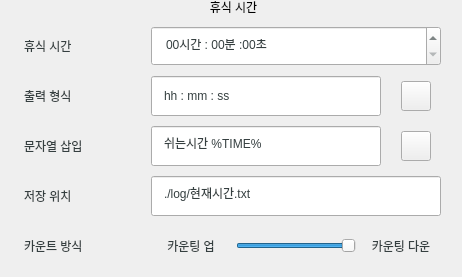
              <widget class="QGroupBox" name="groupBox_4">
               <property name="styleSheet">
                <string notr="true">

QGroupBox  {
    border:0px;
    border-radius: 15px;
	font: 75 15px&quot;Gong Gothic&quot;;
}

QGroupBox::title  {
    font: 20px;
    subcontrol-position: top center;
    padding: 5px 8000px 5px 8000px;
}</string>
               </property>
               <property name="title">
                <string>휴식 시간</string>
               </property>
               <layout class="QGridLayout" name="gridLayout_11">
                <property name="topMargin">
                 <number>11</number>
                </property>
                <item row="0" column="0">
                 <layout class="QGridLayout" name="gridLayout_12">
                  <property name="sizeConstraint">
                   <enum>QLayout::SetMaximumSize</enum>
                  </property>
                  <property name="leftMargin">
                   <number>0</number>
                  </property>
                  <property name="topMargin">
                   <number>15</number>
                  </property>
                  <property name="rightMargin">
                   <number>10</number>
                  </property>
                  <property name="spacing">
                   <number>10</number>
                  </property>
                  <item row="1" column="0">
                   <widget class="QLabel" name="st_user_name_4">
                    <property name="minimumSize">
                     <size>
                      <width>130</width>
                      <height>40</height>
                     </size>
                    </property>
                    <property name="maximumSize">
                     <size>
                      <width>130</width>
                      <height>40</height>
                     </size>
                    </property>
                    <property name="autoFillBackground">
                     <bool>false</bool>
                    </property>
                    <property name="styleSheet">
                     <string notr="true">padding: 10px;;
font: 20px &quot;Gong Gothic&quot;;
color :   #353F40;</string>
                    </property>
                    <property name="text">
                     <string>출력 형식</string>
                    </property>
                    <property name="margin">
                     <number>0</number>
                    </property>
                   </widget>
                  </item>
                  <item row="1" column="1">
                   <widget class="QLineEdit" name="break_output_format">
                    <property name="sizePolicy">
                     <sizepolicy hsizetype="Fixed" vsizetype="Fixed">
                      <horstretch>0</horstretch>
                      <verstretch>0</verstretch>
                     </sizepolicy>
                    </property>
                    <property name="minimumSize">
                     <size>
                      <width>200</width>
                      <height>40</height>
                     </size>
                    </property>
                    <property name="maximumSize">
                     <size>
                      <width>230</width>
                      <height>40</height>
                     </size>
                    </property>
                    <property name="styleSheet">
                     <string notr="true">padding: 10px;
font: 75 15px&quot;Gong Gothic&quot;;
color :   #353F40;</string>
                    </property>
                    <property name="text">
                     <string>hh : mm : ss</string>
                    </property>
                    <property name="alignment">
                     <set>Qt::AlignLeading|Qt::AlignLeft|Qt::AlignVCenter</set>
                    </property>
                   </widget>
                  </item>
                  <item row="2" column="2">
                   <layout class="QHBoxLayout" name="horizontalLayout_8">
                    <property name="spacing">
                     <number>0</number>
                    </property>
                    <property name="leftMargin">
                     <number>10</number>
                    </property>
                    <property name="rightMargin">
                     <number>10</number>
                    </property>
                    <property name="bottomMargin">
                     <number>0</number>
                    </property>
                    <item>
                     <widget class="QPushButton" name="break_output_string_reset">
                      <property name="sizePolicy">
                       <sizepolicy hsizetype="Minimum" vsizetype="Minimum">
                        <horstretch>0</horstretch>
                        <verstretch>0</verstretch>
                       </sizepolicy>
                      </property>
                      <property name="minimumSize">
                       <size>
                        <width>30</width>
                        <height>30</height>
                       </size>
                      </property>
                      <property name="maximumSize">
                       <size>
                        <width>30</width>
                        <height>30</height>
                       </size>
                      </property>
                      <property name="styleSheet">
                       <string notr="true">border-image: url(:/icon/refresh.png);</string>
                      </property>
                      <property name="text">
                       <string/>
                      </property>
                     </widget>
                    </item>
                   </layout>
                  </item>
                  <item row="1" column="2">
                   <layout class="QHBoxLayout" name="horizontalLayout_7">
                    <property name="spacing">
                     <number>0</number>
                    </property>
                    <property name="leftMargin">
                     <number>10</number>
                    </property>
                    <property name="rightMargin">
                     <number>10</number>
                    </property>
                    <item>
                     <widget class="QPushButton" name="break_output_format_reset">
                      <property name="minimumSize">
                       <size>
                        <width>30</width>
                        <height>30</height>
                       </size>
                      </property>
                      <property name="maximumSize">
                       <size>
                        <width>30</width>
                        <height>30</height>
                       </size>
                      </property>
                      <property name="styleSheet">
                       <string notr="true">border-image: url(:/icon/refresh.png);</string>
                      </property>
                      <property name="text">
                       <string/>
                      </property>
                     </widget>
                    </item>
                   </layout>
                  </item>
                  <item row="3" column="1" colspan="2">
                   <widget class="QLineEdit" name="break_output_path">
                    <property name="minimumSize">
                     <size>
                      <width>0</width>
                      <height>40</height>
                     </size>
                    </property>
                    <property name="maximumSize">
                     <size>
                      <width>16777215</width>
                      <height>40</height>
                     </size>
                    </property>
                    <property name="styleSheet">
                     <string notr="true">padding: 10px;
font: 75 15px&quot;Gong Gothic&quot;;
color :   #353F40;</string>
                    </property>
                    <property name="text">
                     <string>./log/현재시간.txt</string>
                    </property>
                    <property name="alignment">
                     <set>Qt::AlignLeading|Qt::AlignLeft|Qt::AlignVCenter</set>
                    </property>
                    <property name="readOnly">
                     <bool>true</bool>
                    </property>
                   </widget>
                  </item>
                  <item row="2" column="0">
                   <widget class="QLabel" name="st_user_address_4">
                    <property name="minimumSize">
                     <size>
                      <width>130</width>
                      <height>40</height>
                     </size>
                    </property>
                    <property name="maximumSize">
                     <size>
                      <width>130</width>
                      <height>40</height>
                     </size>
                    </property>
                    <property name="styleSheet">
                     <string notr="true">padding: 10px;;
font: 20px &quot;Gong Gothic&quot;;
color :   #353F40;</string>
                    </property>
                    <property name="text">
                     <string>문자열 삽입</string>
                    </property>
                   </widget>
                  </item>
                  <item row="2" column="1">
                   <widget class="QLineEdit" name="break_output_string">
                    <property name="sizePolicy">
                     <sizepolicy hsizetype="Fixed" vsizetype="Fixed">
                      <horstretch>0</horstretch>
                      <verstretch>0</verstretch>
                     </sizepolicy>
                    </property>
                    <property name="minimumSize">
                     <size>
                      <width>230</width>
                      <height>40</height>
                     </size>
                    </property>
                    <property name="maximumSize">
                     <size>
                      <width>230</width>
                      <height>40</height>
                     </size>
                    </property>
                    <property name="styleSheet">
                     <string notr="true">padding: 10px;
font: 75 15px&quot;Gong Gothic&quot;;
color :   #353F40;</string>
                    </property>
                    <property name="text">
                     <string>쉬는시간 %TIME%</string>
                    </property>
                    <property name="alignment">
                     <set>Qt::AlignLeading|Qt::AlignLeft|Qt::AlignVCenter</set>
                    </property>
                   </widget>
                  </item>
                  <item row="3" column="0">
                   <widget class="QLabel" name="st_user_week_4">
                    <property name="minimumSize">
                     <size>
                      <width>130</width>
                      <height>40</height>
                     </size>
                    </property>
                    <property name="maximumSize">
                     <size>
                      <width>130</width>
                      <height>40</height>
                     </size>
                    </property>
                    <property name="styleSheet">
                     <string notr="true">padding: 10px;;
font: 20px &quot;Gong Gothic&quot;;
color :   #353F40;</string>
                    </property>
                    <property name="text">
                     <string>저장 위치</string>
                    </property>
                   </widget>
                  </item>
                  <item row="0" column="0">
                   <widget class="QLabel" name="label_10">
                    <property name="minimumSize">
                     <size>
                      <width>130</width>
                      <height>40</height>
                     </size>
                    </property>
                    <property name="maximumSize">
                     <size>
                      <width>130</width>
                      <height>40</height>
                     </size>
                    </property>
                    <property name="styleSheet">
                     <string notr="true">padding: 10px;;
font: 20px &quot;Gong Gothic&quot;;
color :   #353F40;</string>
                    </property>
                    <property name="text">
                     <string>휴식 시간</string>
                    </property>
                   </widget>
                  </item>
                  <item row="0" column="1" colspan="2">
                   <widget class="QTimeEdit" name="breaktime_edit">
                    <property name="minimumSize">
                     <size>
                      <width>0</width>
                      <height>40</height>
                     </size>
                    </property>
                    <property name="maximumSize">
                     <size>
                      <width>16777215</width>
                      <height>40</height>
                     </size>
                    </property>
                    <property name="styleSheet">
                     <string notr="true">padding: 10px;
font: 75 15px&quot;Gong Gothic&quot;;
color :   #353F40;</string>
                    </property>
                    <property name="displayFormat">
                     <string>HH시간 : mm분 :ss초</string>
                    </property>
                   </widget>
                  </item>
                  <item row="4" column="0">
                   <widget class="QLabel" name="label_12">
                    <property name="minimumSize">
                     <size>
                      <width>130</width>
                      <height>40</height>
                     </size>
                    </property>
                    <property name="maximumSize">
                     <size>
                      <width>130</width>
                      <height>40</height>
                     </size>
                    </property>
                    <property name="styleSheet">
                     <string notr="true">padding: 10px;;
font: 20px &quot;Gong Gothic&quot;;
color :   #353F40;</string>
                    </property>
                    <property name="text">
                     <string>카운트 방식</string>
                    </property>
                   </widget>
                  </item>
                  <item row="4" column="1" colspan="2">
                   <layout class="QHBoxLayout" name="horizontalLayout_10">
                    <property name="spacing">
                     <number>5</number>
                    </property>
                    <property name="sizeConstraint">
                     <enum>QLayout::SetFixedSize</enum>
                    </property>
                    <item>
                     <widget class="QLabel" name="label_15">
                      <property name="sizePolicy">
                       <sizepolicy hsizetype="Preferred" vsizetype="Fixed">
                        <horstretch>0</horstretch>
                        <verstretch>0</verstretch>
                       </sizepolicy>
                      </property>
                      <property name="minimumSize">
                       <size>
                        <width>80</width>
                        <height>0</height>
                       </size>
                      </property>
                      <property name="styleSheet">
                       <string notr="true">padding: 10px;
font: 75 15px&quot;Gong Gothic&quot;;
color :   #353F40;</string>
                      </property>
                      <property name="text">
                       <string>카운팅 업</string>
                      </property>
                      <property name="alignment">
                       <set>Qt::AlignCenter</set>
                      </property>
                     </widget>
                    </item>
                    <item>
                     <widget class="QSlider" name="break_slider">
                      <property name="maximum">
                       <number>1</number>
                      </property>
                      <property name="value">
                       <number>1</number>
                      </property>
                      <property name="orientation">
                       <enum>Qt::Horizontal</enum>
                      </property>
                     </widget>
                    </item>
                    <item>
                     <widget class="QLabel" name="label_16">
                      <property name="sizePolicy">
                       <sizepolicy hsizetype="Preferred" vsizetype="Fixed">
                        <horstretch>0</horstretch>
                        <verstretch>0</verstretch>
                       </sizepolicy>
                      </property>
                      <property name="minimumSize">
                       <size>
                        <width>80</width>
                        <height>0</height>
                       </size>
                      </property>
                      <property name="styleSheet">
                       <string notr="true">padding: 10px;
font: 75 15px&quot;Gong Gothic&quot;;
color :   #353F40;</string>
                      </property>
                      <property name="text">
                       <string>카운팅 다운</string>
                      </property>
                      <property name="alignment">
                       <set>Qt::AlignCenter</set>
                      </property>
                     </widget>
                    </item>
                   </layout>
                  </item>
                 </layout>
                </item>
               </layout>
              </widget>
